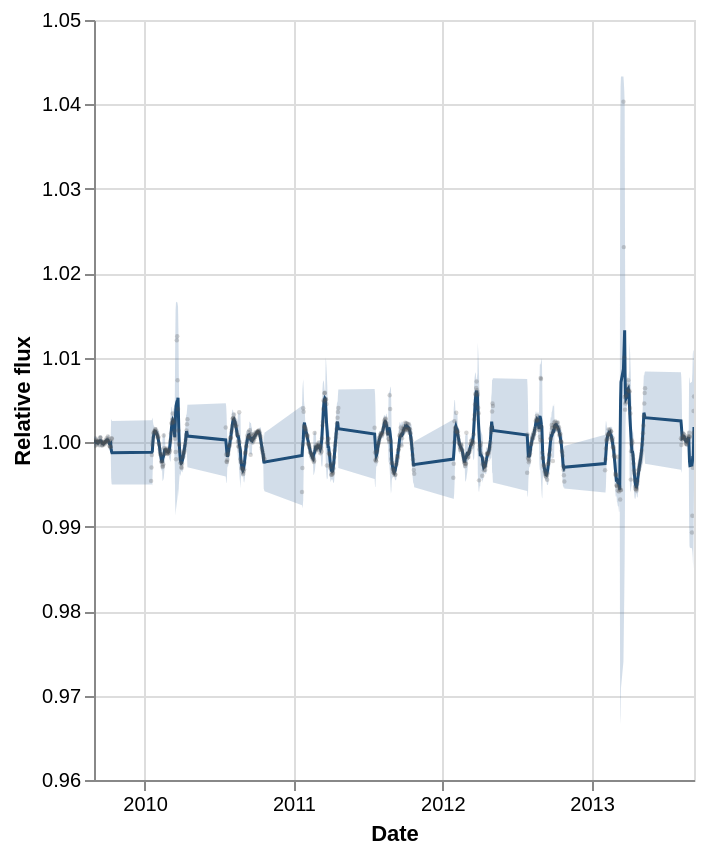

Here is the notebook cell this chart was saved with:
### Markdown cell above
## Main chart — Light curve with uncertainty band

Rolling ±1.96σ combining pipeline photon noise and rolling systematics.

### Code cell
RESOLUTION = 'Daily bins'
rule = {'Native': None, '6-hour bins': '6h', 'Daily bins': '1D'}[RESOLUTION]

if rule is None:
    plot_df = df[['datetime','rel_flux','rel_flux_err']].rename(columns={'datetime':'date'}).reset_index(drop=True)
else:
    plot_df = (df.set_index('datetime')
                 .resample(rule)
                 .agg({'rel_flux':'mean','rel_flux_err':'mean'})
                 .dropna().reset_index()
                 .rename(columns={'datetime':'date'}))

window = {'Native':200,'6-hour bins':14,'Daily bins':7}[RESOLUTION]
roll_mean = plot_df['rel_flux'].rolling(window, center=True, min_periods=1).mean()
roll_std  = plot_df['rel_flux'].rolling(window, center=True, min_periods=1).std()
sigma = np.sqrt(roll_std.fillna(0)**2 + plot_df['rel_flux_err'].fillna(0)**2)

band_df = pd.DataFrame({'date': plot_df['date'], 'mean': roll_mean,
                        'lower': roll_mean - 1.96*sigma,
                        'upper': roll_mean + 1.96*sigma})

band = alt.Chart(band_df).mark_area(opacity=0.25, color='#4c78a8').encode(
    x=alt.X('date:T', title='Date'),
    y=alt.Y('lower:Q', title='Relative flux', scale=alt.Scale(zero=False)),
    y2='upper:Q')
line = alt.Chart(band_df).mark_line(color='#1f4e79', strokeWidth=1.5).encode(x='date:T', y='mean:Q')
points = (alt.Chart(plot_df).mark_circle(size=5, opacity=0.25, color='#555')
          .encode(x='date:T', y='rel_flux:Q',
                  tooltip=['date:T', alt.Tooltip('rel_flux:Q', format='.5f')]))
(band + line + points).properties(height=380).interactive()

### Figure 1 — Vega-Lite specification as saved in the notebook (floating-point values rounded to 4 significant figures; data arrays with more than 128 entries replaced by an {"elided": "..."} marker saying what was removed)
{"config": {"view": {"continuousWidth": 300, "continuousHeight": 300}}, "layer": [{"mark": {"type": "area", "color": "#4c78a8", "opacity": 0.25}, "encoding": {"x": {"field": "date", "title": "Date", "type": "temporal"}, "y": {"field": "lower", "scale": {"zero": false}, "title": "Relative flux", "type": "quantitative"}, "y2": {"field": "upper"}}, "name": "view_2cc85cde902b9df3_0"}, {"mark": {"type": "line", "color": "#1f4e79", "strokeWidth": 1.5}, "encoding": {"x": {"field": "date", "type": "temporal"}, "y": {"field": "mean", "type": "quantitative"}}}, {"data": {"name": "data-c098c0817e3a69a0eef465930dab195f"}, "mark": {"type": "circle", "color": "#555", "opacity": 0.25, "size": 5}, "encoding": {"tooltip": [{"field": "date", "type": "temporal"}, {"field": "rel_flux", "format": ".5f", "type": "quantitative"}], "x": {"field": "date", "type": "temporal"}, "y": {"field": "rel_flux", "type": "quantitative"}}}], "data": {"name": "data-be5d47d9b09ee07b0bfe64152d11ea13"}, "height": 380, "params": [{"name": "param_1e9efca18e7a2868", "select": {"type": "interval", "encodings": ["x", "y"]}, "bind": "scales", "views": ["view_2cc85cde902b9df3_0"]}], "$schema": "https://vega.github.io/schema/vega-lite/v6.4.1.json", "datasets": {"data-be5d47d9b09ee07b0bfe64152d11ea13": {"elided": "729 records"}, "data-c098c0817e3a69a0eef465930dab195f": {"elided": "729 records"}}}
